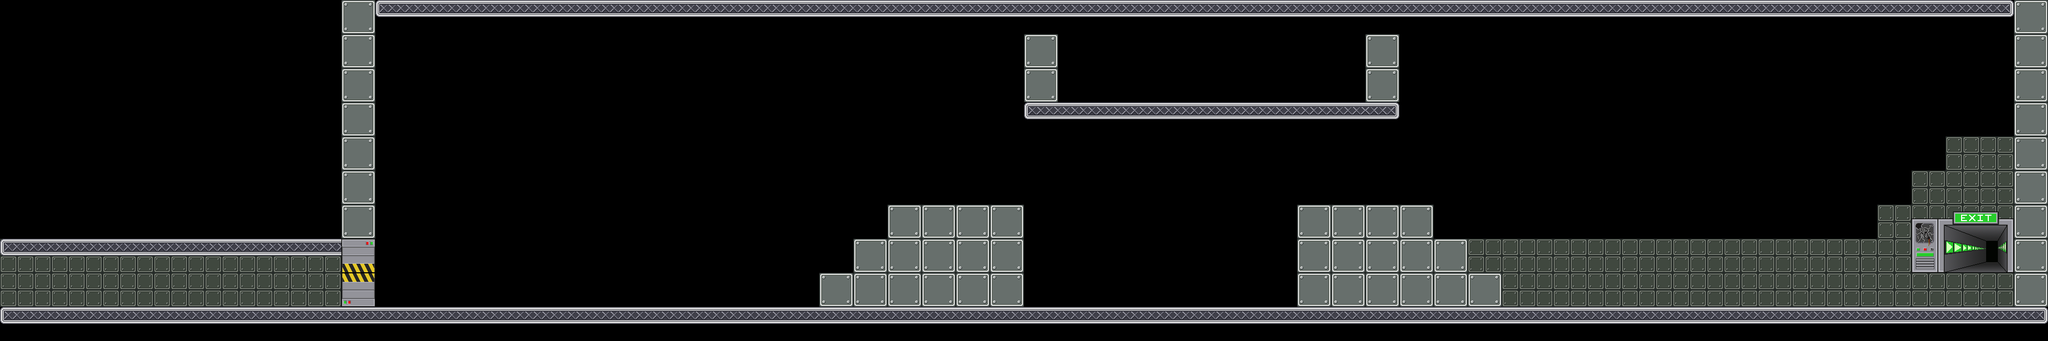

A level layout from a 2D game, rendered from its tile map. Below: a short description, then the map file with tile-grid data replaced by summaries:
An orthogonal 60x10 tile map with 64x64 px tiles, 2 tile layers (foreground, front), 20 tilesets and 34 objects.

<map version="1.0" orientation="orthogonal" width="60" height="10" tilewidth="64" tileheight="64">
 <tileset firstgid="1" name="mur" tilewidth="64" tileheight="64">
  <image source="data/mur.png" trans="ffffff" width="64" height="64" />
 </tileset>
 <tileset firstgid="2" name="sol" tilewidth="64" tileheight="64">
  <image source="data/sol.png" trans="ffffff" width="64" height="64" />
 </tileset>
 <tileset firstgid="3" name="alone" tilewidth="64" tileheight="64">
  <image source="data/alone.png" width="64" height="64" />
 </tileset>
 <tileset firstgid="4" name="left" tilewidth="64" tileheight="64">
  <image source="data/left.png" width="64" height="64" />
 </tileset>
 <tileset firstgid="5" name="mid" tilewidth="64" tileheight="64">
  <image source="data/mid.png" width="64" height="64" />
 </tileset>
 <tileset firstgid="6" name="right" tilewidth="64" tileheight="64">
  <image source="data/right.png" width="64" height="64" />
 </tileset>
 <tileset firstgid="7" name="portebas" tilewidth="64" tileheight="64">
  <image source="data/portebas.png" width="64" height="64" />
 </tileset>
 <tileset firstgid="8" name="portehaut" tilewidth="64" tileheight="64">
  <image source="data/portehaut.png" width="64" height="64" />
 </tileset>
 <tileset firstgid="9" name="fin" tilewidth="192" tileheight="128">
  <image source="data/fin.png" width="192" height="128" />
 </tileset>
 <tileset firstgid="10" name="citerne" tilewidth="418" tileheight="632">
  <tileoffset x="0" y="632" />
  <image source="data/citerne.png" width="418" height="632" />
 </tileset>
 <tileset firstgid="11" name="container1" tilewidth="610" tileheight="276">
  <tileoffset x="0" y="195" />
  <image source="data/container1.png" width="610" height="276" />
 </tileset>
 <tileset firstgid="12" name="container2" tilewidth="480" tileheight="330">
  <tileoffset x="0" y="280" />
  <image source="data/container2.png" width="480" height="330" />
 </tileset>
 <tileset firstgid="13" name="cable1" tilewidth="77" tileheight="372">
  <tileoffset x="0" y="372" />
  <image source="data/cable1.png" width="77" height="372" />
 </tileset>
 <tileset firstgid="14" name="passerelle1" tilewidth="198" tileheight="342">
  <tileoffset x="0" y="342" />
  <image source="data/passerelle1.png" width="198" height="342" />
 </tileset>
 <tileset firstgid="15" name="passerelle2" tilewidth="122" tileheight="599">
  <tileoffset x="0" y="599" />
  <image source="data/passerelle2.png" width="122" height="599" />
 </tileset>
 <tileset firstgid="16" name="cable2" tilewidth="46" tileheight="243">
  <tileoffset x="0" y="243" />
  <image source="data/cable2.png" width="46" height="243" />
 </tileset>
 <tileset firstgid="17" name="mur2" tilewidth="64" tileheight="64">
  <image source="data/mur2.png" width="64" height="64" />
 </tileset>
 <tileset firstgid="18" name="lamp1" tilewidth="64" tileheight="64">
  <image source="data/lamp1.png" width="64" height="64" />
 </tileset>
 <tileset firstgid="19" name="lamp2" tilewidth="64" tileheight="64">
  <image source="data/lamp2.png" width="64" height="64" />
 </tileset>
 <tileset firstgid="20" name="cable" tilewidth="64" tileheight="64">
  <image source="data/cable.png" width="64" height="64" />
 </tileset>
 <layer name="foreground" width="70" height="10">
  <data>[700 cells, 60 non-empty, 1 distinct tile ids]</data>
 </layer>
 <layer name="front" width="70" height="10">
  <data>[700 cells, 182 non-empty, 8 distinct tile ids]</data>
 </layer>
 <objectgroup color="#00ff00" name="wall" width="70" height="10">
  <object x="3776" y="0" width="64" height="576" />
  <object x="640" y="0" width="64" height="576" />
  <object x="1856" y="448" width="64" height="128" />
  <object x="2432" y="448" width="64" height="128" />
  <object x="1920" y="64" width="64" height="128" />
  <object x="2560" y="64" width="64" height="128" />
 </objectgroup>
 <objectgroup color="#0000ff" name="platform" width="70" height="10">
  <object x="640" y="576" width="3200" height="64" />
  <object x="704" y="0" width="3072" height="64" />
  <object x="2432" y="384" width="256" height="64" />
  <object x="2688" y="448" width="64" height="64" />
  <object x="2752" y="512" width="64" height="64" />
  <object x="1600" y="448" width="64" height="64" />
  <object x="1664" y="384" width="256" height="64" />
  <object x="1536" y="512" width="64" height="64" />
  <object x="1920" y="192" width="704" height="64" />
 </objectgroup>
 <objectgroup color="#ffffff" name="movable" width="70" height="10" />
 <objectgroup color="#ff6666" name="destroyable" width="70" height="10" />
 <objectgroup color="#ff0000" name="themagnet" width="70" height="10">
  <object x="768" y="512" width="64" height="64">
   <properties>
    <property name="powers" value="Attractive" />
   </properties>
  </object>
 </objectgroup>
 <objectgroup color="#800000" name="generator" width="70" height="10" />
 <objectgroup color="#66ccff" name="switch" width="70" height="10" />
 <objectgroup color="#e6e6e6" name="metal" width="70" height="10">
  <object x="2176" y="128" width="64" height="64">
   <properties>
    <property name="magnet" value="static" />
    <property name="physic" value="static" />
   </properties>
  </object>
 </objectgroup>
 <objectgroup color="#333333" name="gate" width="70" height="10" />
 <objectgroup color="#004080" name="acid" width="70" height="10">
  <object x="2176" y="512" width="64" height="64">
   <properties>
    <property name="type" value="bm" />
   </properties>
  </object>
  <object x="2304" y="512" width="64" height="64">
   <properties>
    <property name="type" value="bm" />
   </properties>
  </object>
  <object x="2048" y="512" width="64" height="64">
   <properties>
    <property name="type" value="bm" />
   </properties>
  </object>
  <object x="2048" y="448" width="64" height="64">
   <properties>
    <property name="type" value="hm" />
   </properties>
  </object>
  <object x="2112" y="512" width="64" height="64">
   <properties>
    <property name="type" value="bm" />
   </properties>
  </object>
  <object x="2176" y="448" width="64" height="64">
   <properties>
    <property name="type" value="hm" />
   </properties>
  </object>
  <object x="1920" y="512" width="64" height="64">
   <properties>
    <property name="type" value="bg" />
   </properties>
  </object>
  <object x="2368" y="512" width="64" height="64">
   <properties>
    <property name="type" value="bd" />
   </properties>
  </object>
  <object x="2240" y="448" width="64" height="64">
   <properties>
    <property name="type" value="hm" />
   </properties>
  </object>
  <object x="1984" y="512" width="64" height="64">
   <properties>
    <property name="type" value="bm" />
   </properties>
  </object>
  <object x="2368" y="448" width="64" height="64">
   <properties>
    <property name="type" value="hd" />
   </properties>
  </object>
  <object x="2304" y="448" width="64" height="64">
   <properties>
    <property name="type" value="hm" />
   </properties>
  </object>
  <object x="1984" y="448" width="64" height="64">
   <properties>
    <property name="type" value="hm" />
   </properties>
  </object>
  <object x="1920" y="448" width="64" height="64">
   <properties>
    <property name="type" value="hg" />
   </properties>
  </object>
  <object x="2112" y="448" width="64" height="64">
   <properties>
    <property name="type" value="hm" />
   </properties>
  </object>
  <object x="2240" y="512" width="64" height="64">
   <properties>
    <property name="type" value="bm" />
   </properties>
  </object>
 </objectgroup>
 <objectgroup color="#ffff00" name="arc" width="70" height="10" />
 <objectgroup color="#ffff00" name="levelend" width="70" height="10">
  <object x="3584" y="448" width="192" height="128">
   <properties>
    <property name="next" value="03" />
   </properties>
  </object>
 </objectgroup>
 <objectgroup color="#800080" name="gateswitch" width="70" height="10" />
 <objectgroup name="lamps" width="70" height="10" />
</map>
